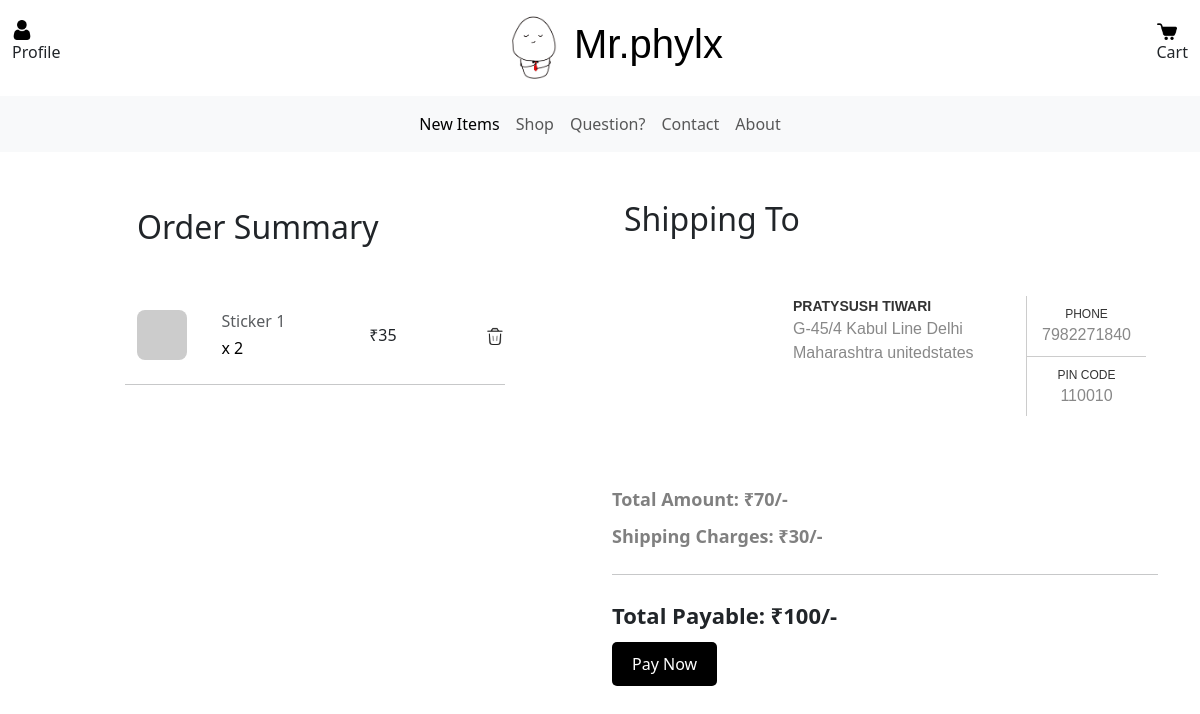
/checkout (signed in), run on the app's committed database.
### PratyushDoodlesApp/models/UserModel.py (models this page shows, shortened)
class CartItem(db.Model):
    __tablename__ = 'cart_item'
    id = db.Column(db.Integer, primary_key=True)
    quantity = db.Column(db.Integer, nullable=False)
    cart_id = db.Column(db.Integer, db.ForeignKey('cart.id'), nullable=False)
    product_id = db.Column(db.Integer, db.ForeignKey('product.id'), nullable=False)
    def get_product(self):
        product = Product.query.filter_by(id = self.product_id).first()
        return product

class Address(db.Model):
    __tablename__ = 'address'
    id = db.Column(db.Integer, primary_key=True)
    recipient_name = db.Column(db.String(255), nullable=False)
    addressLine1 = db.Column(db.String(255), nullable=False)
    addressLine2 = db.Column(db.String(255), nullable=True)
    city = db.Column(db.String(255), nullable=False)
    state = db.Column(db.String(255), nullable=False)
    pincode = db.Column(db.String(255), nullable=False)
    country = db.Column(db.String(255), nullable=False)
    phone_number = db.Column(db.String(15), nullable=False)
    user_id = db.Column(db.Integer, db.ForeignKey('user.id'), nullable=True)
    order_id = db.Column(db.Integer, db.ForeignKey('order.id'), nullable=True)

### PratyushDoodlesApp/models/ProductModel.py (models this page shows, shortened)
class Product(db.Model):
    __tablename__ = 'product'
    id = db.Column(db.Integer, primary_key=True)
    name = db.Column(db.String(255), nullable=False)
    description = db.Column(db.String(255), nullable=False)
    price = db.Column(db.Integer, nullable=False)
    stock_quantity = db.Column(db.Integer, nullable=False)
    product_images = db.relationship('ProductImage', backref = 'of_product', lazy=True)

### PratyushDoodlesApp/business/checkout.py (the view)
@checkout_bp.route('/checkout')
def checkout():
    data = getCartData()
    return render_template('checkout.html', data=data)

### PratyushDoodlesApp/business/cart.py (called while the page is built)
def getCartData():
    user = get_current_user()
    items_count = 0
    total_amount = 0
    cart_items = None
    if user and user.cart:
        cart_items = user.cart.cart_items
        for cart_item in cart_items:
            items_count = items_count + cart_item.quantity
            product = Product.query.filter_by(id = cart_item.product_id).first()
            total_amount = total_amount + (product.price * cart_item.quantity)
    return {
        'user' : user,
        'items_count' : items_count,
        'total_amount' : total_amount,
        'cart_items' : cart_items
    }

### PratyushDoodlesApp/business/util.py (called while the page is built)
def get_current_user():
    user_id = session.get('user_id')
    if user_id:
        return User.query.filter_by(id = user_id).first()
    return None

### PratyushDoodlesApp/templates/checkout.html (shortened to what this page needs)
{% extends 'ui/base_page.html' %}
{% block content %}
<div class="container mt-5">
    {% if data.user %}
    {% if data.cart_items and (data.cart_items|length>0) %}
    <div class="row">
        <div class="col-md-4 mx-auto">
            <div class="flex-column m4">
                <ul class="navbar-nav justify-content-end flex-grow-1 pe-3">
                    <li class="nav-item">
                        <a class="nav-link active" aria-current="page" href="#">
                            <h2>Order Summary</h2>
                        </a>
                    </li>
                </ul>
                <div class="mt-5">
                    {% for cart_item in data.cart_items %}
                    <div id="cart-item-{{ cart_item.product_id }}">
                        {% with cart_item=cart_item, product=cart_item.get_product() %}
                        {% include 'ui/cart_item.html' %}
                        {% endwith %}
                    </div>
                    {% endfor %}
                </div>
            </div>
        </div>
        <div class=" col-md-6">
            <div class="flex-column">
                <div class="col-lg-12 mx-auto">
                    {% if not data.user.address %}
                    <div id="shipping-address">
                    </div>
                    {% else %}
                        {% with address=data.user.address %}
                            {% include 'ui/saved_address.html' %}
                        {% endwith %}
                    {% endif %}
                    <div class="total-payable">
                        Total Amount: ₹{{ data.total_amount }}/-
                    </div>
                    <div class="shipping-amount">
                        Shipping Charges: ₹30/-
                    </div>
                    <div class="total-amount-large">
                        <hr class="my-4">
                        Total Payable: ₹{{ data.total_amount + 30 }}/-
                    </div>
                    {% if data.user.address %}
                        <a href="{{ url_for('checkout.initiate_payment') }}">
                            <button class="checkout-button">Pay Now</button>
                        </a>
                    {% else %}
                        <a href="#shipping-address-container">
                            <button class="checkout-button-disabled">Pay Now</button>
                        </a>
                    {% endif %}
                </div>
            </div>
        </div>
    </div>
    {% else %}
    <ul class="navbar-nav justify-content-end flex-grow-1 pe-3">
        <li class="nav-item">
            <a class="nav-link active" aria-current="page" href="#">Your Cart is Empty</a>
        </li>
    </ul>
    {% endif %}
    {% else %}
    <ul class="navbar-nav justify-content-end flex-grow-1 pe-3">
        <li class="nav-item">
            <a class="nav-link active" aria-current="page" href="#">Log-In to access your Cart</a>
        </li>
    </ul>
    {% endif%}
</div>
{% endblock content %}

### PratyushDoodlesApp/templates/ui/cart_item.html
<div class="row mb-4 d-flex justify-content-between align-items-center">
    <div class="col-md-2 col-lg-2 col-xl-2">
        <img src="{{ product.product_images[0].picture_url }}" alt="Product" class="rounded-3 ic-50" />
    </div>
    <div class="col-md-3 col-lg-3 col-xl-3">
        <h6 class="text-muted">{{ product.name }}</h6>
        <h6 class="text-black mb-0">x {{ cart_item.quantity }}</h6>
    </div>
    <div class="col-md-3 col-lg-3 col-xl-3 offset-lg-1">
        <h6 class="mb-0">₹{{ product.price }}</h6>
    </div>
    <div class="col-md-1 col-lg-1 col-xl-1 text-end">
        <span class="text-muted" product_id="{{ product.id }}" onclick="removeItemFromCart(this)">
            <img class="ic-20" src="{{ url_for('static', filename='images/ic_trash.png') }}">
        </span>
    </div>
    <hr class="my-4">
</div>

### PratyushDoodlesApp/templates/ui/saved_address.html (shortened to what this page needs)
<div class="container">
    <h2>Shipping To</h2>
    <div class="row">
        <div class="card-wrap horizontal">
            <div class="card-img-container">
                <a href="#">
                    <figure>
                    </figure>
                </a>
            </div>
            <div class="card-info">
                <div class="card-address">
                    <a href="#">
                        <p class="card-title">{{ address.recipient_name }}</p>
                        <p>{{ address.addressLine1 }} {{ address.addressLine2 }} {{ address.city }} {{ address.state }}
                            {{ address.country }} <br><br>
                        </p>
                    </a>
                </div>
                <div class="card-phone">
                    <a href="#"><span>Phone</span>{{ address.phone_number }}</a>
                    <a href="#"><span>Pin Code</span>{{ address.pincode }}</a>
                </div>
            </div>
        </div>
    </div>
</div>

### PratyushDoodlesApp/static/styles/custom.css (style rules this page uses)
* { margin: 0; padding: 0; box-sizing: border-box; }
body { margin: 0; padding: 0; }
.navbar-nav { justify-content: center; }
.total-payable { font-size: 18px; font-weight: bold; margin-bottom: 10px; margin-top: 20px; color: grey; }
.shipping-amount { font-size: 18px; font-weight: bold; margin-bottom: 10px; color: grey; }
.total-amount-large { font-size: 22px; font-weight: bold; margin-bottom: 10px; }
.checkout-button { background-color: black; color: white; border: none; padding: 10px 20px; font-size: 16px; border-radius: 5px; margin-bottom: 10px; }
.ic-20 { width: 20px; height: 20px; }
.ic-50 { width: 50px; height: 50px; }

### PratyushDoodlesApp/static/styles/product_card.css (style rules this page uses)
body { font-family: 'Muli', sans-serif; background: #ddd; }

### PratyushDoodlesApp/static/styles/saved_address.css (style rules this page uses)
.card-wrap { background-color: #fff; font-family: Montserrat,sans-serif; height: 370px; }
.card-wrap.horizontal { display: flex; margin-bottom: 50px; margin-top: 50px; }
.card-wrap.horizontal, .card-wrap.horizontal figure { height: 120px }
.card-wrap.horizontal figure { width: 154px; overflow: hidden; position: relative; cursor: pointer; }
.horizontal .card-info { position: relative; display: flex; justify-content: space-between; width: 100%; }
.horizontal .card-info, .horizontal .card-address a, .horizontal .card-phone a { color: #888; }
.horizontal .card-address { display: flex; flex-grow: 1; }
.horizontal .card-address a { text-decoration: none; flex-grow: 1; padding-left: 15px; }
.horizontal .card-address .card-title { color: #333; font-size: 14px; font-weight: bold; text-transform: uppercase; }
.horizontal .card-phone { display: flex; flex-direction: column; border-left: 1px solid #ccc; }
.horizontal .card-phone span { display: block; text-transform: uppercase; color: #333; font-size: 12px; }
.horizontal .card-phone a { text-align: center; flex-grow: 1; padding: 9px 15px 0; text-decoration: none; transition: 0.2s; }
.horizontal .card-phone a:first-child { border-bottom: 1px solid #ccc; }

### data on the page
CartItem: name "Sticker 1", quantity "2", price "35"
Address: recipient_name "PRATYSUSH TIWARI", addressLine1 "G-45/4 Kabul Line", city "Delhi", state "Maharashtra", country "unitedstates", phone_number "7982271840", pincode "110010"

### other printed values
{{ data.total_amount }} "70"
{{ data.total_amount + 30 }} "100"
